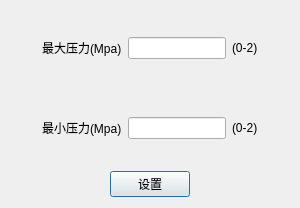
<?xml version="1.0" encoding="UTF-8"?>
<ui version="4.0">
 <class>PressureSetDialog</class>
 <widget class="QDialog" name="PressureSetDialog">
  <property name="geometry">
   <rect>
    <x>0</x>
    <y>0</y>
    <width>300</width>
    <height>208</height>
   </rect>
  </property>
  <property name="minimumSize">
   <size>
    <width>300</width>
    <height>208</height>
   </size>
  </property>
  <property name="maximumSize">
   <size>
    <width>300</width>
    <height>208</height>
   </size>
  </property>
  <property name="windowTitle">
   <string>Dialog</string>
  </property>
  <layout class="QGridLayout" name="gridLayout">
   <item row="0" column="0">
    <layout class="QHBoxLayout" name="horizontalLayout">
     <item>
      <spacer name="horizontalSpacer">
       <property name="orientation">
        <enum>Qt::Horizontal</enum>
       </property>
       <property name="sizeHint" stdset="0">
        <size>
         <width>40</width>
         <height>20</height>
        </size>
       </property>
      </spacer>
     </item>
     <item>
      <widget class="QLabel" name="label">
       <property name="text">
        <string>最大压力(Mpa)</string>
       </property>
      </widget>
     </item>
     <item>
      <widget class="QLineEdit" name="maxPressure"/>
     </item>
     <item>
      <widget class="QLabel" name="label_3">
       <property name="text">
        <string>(0-2)</string>
       </property>
      </widget>
     </item>
     <item>
      <spacer name="horizontalSpacer_2">
       <property name="orientation">
        <enum>Qt::Horizontal</enum>
       </property>
       <property name="sizeHint" stdset="0">
        <size>
         <width>40</width>
         <height>20</height>
        </size>
       </property>
      </spacer>
     </item>
    </layout>
   </item>
   <item row="1" column="0">
    <layout class="QHBoxLayout" name="horizontalLayout_3">
     <item>
      <spacer name="horizontalSpacer_5">
       <property name="orientation">
        <enum>Qt::Horizontal</enum>
       </property>
       <property name="sizeHint" stdset="0">
        <size>
         <width>40</width>
         <height>20</height>
        </size>
       </property>
      </spacer>
     </item>
     <item>
      <widget class="QLabel" name="label_2">
       <property name="text">
        <string>最小压力(Mpa)</string>
       </property>
      </widget>
     </item>
     <item>
      <widget class="QLineEdit" name="minPressure"/>
     </item>
     <item>
      <widget class="QLabel" name="label_4">
       <property name="text">
        <string>(0-2)</string>
       </property>
      </widget>
     </item>
     <item>
      <spacer name="horizontalSpacer_6">
       <property name="orientation">
        <enum>Qt::Horizontal</enum>
       </property>
       <property name="sizeHint" stdset="0">
        <size>
         <width>40</width>
         <height>20</height>
        </size>
       </property>
      </spacer>
     </item>
    </layout>
   </item>
   <item row="2" column="0">
    <layout class="QHBoxLayout" name="horizontalLayout_2">
     <item>
      <spacer name="horizontalSpacer_3">
       <property name="orientation">
        <enum>Qt::Horizontal</enum>
       </property>
       <property name="sizeHint" stdset="0">
        <size>
         <width>40</width>
         <height>20</height>
        </size>
       </property>
      </spacer>
     </item>
     <item>
      <widget class="QPushButton" name="setPressureBtn">
       <property name="sizePolicy">
        <sizepolicy hsizetype="Minimum" vsizetype="Fixed">
         <horstretch>0</horstretch>
         <verstretch>0</verstretch>
        </sizepolicy>
       </property>
       <property name="text">
        <string>设置</string>
       </property>
      </widget>
     </item>
     <item>
      <spacer name="horizontalSpacer_4">
       <property name="orientation">
        <enum>Qt::Horizontal</enum>
       </property>
       <property name="sizeHint" stdset="0">
        <size>
         <width>40</width>
         <height>20</height>
        </size>
       </property>
      </spacer>
     </item>
    </layout>
   </item>
  </layout>
 </widget>
 <resources/>
 <connections/>
</ui>
